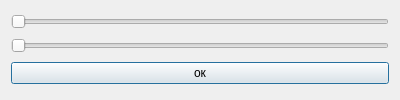
<?xml version="1.0" encoding="UTF-8"?>
<ui version="4.0">
 <class>Slider</class>
 <widget class="QDialog" name="Slider">
  <property name="geometry">
   <rect>
    <x>0</x>
    <y>0</y>
    <width>400</width>
    <height>100</height>
   </rect>
  </property>
  <property name="sizePolicy">
   <sizepolicy hsizetype="Preferred" vsizetype="Preferred">
    <horstretch>100</horstretch>
    <verstretch>30</verstretch>
   </sizepolicy>
  </property>
  <property name="minimumSize">
   <size>
    <width>400</width>
    <height>100</height>
   </size>
  </property>
  <property name="maximumSize">
   <size>
    <width>400</width>
    <height>100</height>
   </size>
  </property>
  <property name="windowTitle">
   <string>Dialog</string>
  </property>
  <layout class="QVBoxLayout" name="verticalLayout">
   <item>
    <widget class="QSlider" name="range_1">
     <property name="maximum">
      <number>255</number>
     </property>
     <property name="orientation">
      <enum>Qt::Horizontal</enum>
     </property>
    </widget>
   </item>
   <item>
    <widget class="QSlider" name="range_2">
     <property name="maximum">
      <number>255</number>
     </property>
     <property name="orientation">
      <enum>Qt::Horizontal</enum>
     </property>
     <property name="invertedControls">
      <bool>true</bool>
     </property>
    </widget>
   </item>
   <item>
    <widget class="QPushButton" name="pushButton">
     <property name="text">
      <string>ок</string>
     </property>
    </widget>
   </item>
  </layout>
 </widget>
 <resources/>
 <connections/>
</ui>
